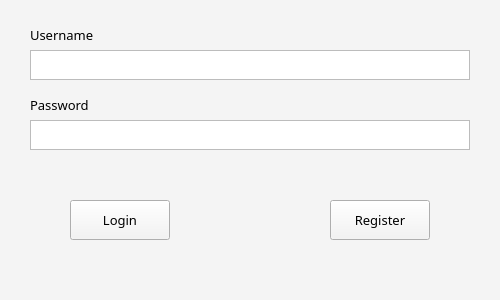
<?xml version="1.0" encoding="UTF-8"?>
<ui version="4.0">
 <class>loginFrame</class>
 <widget class="QWidget" name="loginFrame">
  <property name="geometry">
   <rect>
    <x>0</x>
    <y>0</y>
    <width>500</width>
    <height>300</height>
   </rect>
  </property>
  <property name="sizePolicy">
   <sizepolicy hsizetype="Fixed" vsizetype="Fixed">
    <horstretch>0</horstretch>
    <verstretch>0</verstretch>
   </sizepolicy>
  </property>
  <property name="minimumSize">
   <size>
    <width>500</width>
    <height>300</height>
   </size>
  </property>
  <property name="maximumSize">
   <size>
    <width>500</width>
    <height>300</height>
   </size>
  </property>
  <property name="palette">
   <palette>
    <active>
     <colorrole role="WindowText">
      <brush brushstyle="SolidPattern">
       <color alpha="255">
        <red>0</red>
        <green>0</green>
        <blue>0</blue>
       </color>
      </brush>
     </colorrole>
     <colorrole role="Button">
      <brush brushstyle="SolidPattern">
       <color alpha="255">
        <red>244</red>
        <green>244</green>
        <blue>244</blue>
       </color>
      </brush>
     </colorrole>
     <colorrole role="Light">
      <brush brushstyle="SolidPattern">
       <color alpha="255">
        <red>255</red>
        <green>255</green>
        <blue>255</blue>
       </color>
      </brush>
     </colorrole>
     <colorrole role="Midlight">
      <brush brushstyle="SolidPattern">
       <color alpha="255">
        <red>249</red>
        <green>249</green>
        <blue>249</blue>
       </color>
      </brush>
     </colorrole>
     <colorrole role="Dark">
      <brush brushstyle="SolidPattern">
       <color alpha="255">
        <red>122</red>
        <green>122</green>
        <blue>122</blue>
       </color>
      </brush>
     </colorrole>
     <colorrole role="Mid">
      <brush brushstyle="SolidPattern">
       <color alpha="255">
        <red>163</red>
        <green>163</green>
        <blue>163</blue>
       </color>
      </brush>
     </colorrole>
     <colorrole role="Text">
      <brush brushstyle="SolidPattern">
       <color alpha="255">
        <red>0</red>
        <green>0</green>
        <blue>0</blue>
       </color>
      </brush>
     </colorrole>
     <colorrole role="BrightText">
      <brush brushstyle="SolidPattern">
       <color alpha="255">
        <red>255</red>
        <green>255</green>
        <blue>255</blue>
       </color>
      </brush>
     </colorrole>
     <colorrole role="ButtonText">
      <brush brushstyle="SolidPattern">
       <color alpha="255">
        <red>0</red>
        <green>0</green>
        <blue>0</blue>
       </color>
      </brush>
     </colorrole>
     <colorrole role="Base">
      <brush brushstyle="SolidPattern">
       <color alpha="255">
        <red>255</red>
        <green>255</green>
        <blue>255</blue>
       </color>
      </brush>
     </colorrole>
     <colorrole role="Window">
      <brush brushstyle="SolidPattern">
       <color alpha="255">
        <red>244</red>
        <green>244</green>
        <blue>244</blue>
       </color>
      </brush>
     </colorrole>
     <colorrole role="Shadow">
      <brush brushstyle="SolidPattern">
       <color alpha="255">
        <red>0</red>
        <green>0</green>
        <blue>0</blue>
       </color>
      </brush>
     </colorrole>
     <colorrole role="AlternateBase">
      <brush brushstyle="SolidPattern">
       <color alpha="255">
        <red>249</red>
        <green>249</green>
        <blue>249</blue>
       </color>
      </brush>
     </colorrole>
     <colorrole role="ToolTipBase">
      <brush brushstyle="SolidPattern">
       <color alpha="255">
        <red>255</red>
        <green>255</green>
        <blue>220</blue>
       </color>
      </brush>
     </colorrole>
     <colorrole role="ToolTipText">
      <brush brushstyle="SolidPattern">
       <color alpha="255">
        <red>0</red>
        <green>0</green>
        <blue>0</blue>
       </color>
      </brush>
     </colorrole>
    </active>
    <inactive>
     <colorrole role="WindowText">
      <brush brushstyle="SolidPattern">
       <color alpha="255">
        <red>0</red>
        <green>0</green>
        <blue>0</blue>
       </color>
      </brush>
     </colorrole>
     <colorrole role="Button">
      <brush brushstyle="SolidPattern">
       <color alpha="255">
        <red>244</red>
        <green>244</green>
        <blue>244</blue>
       </color>
      </brush>
     </colorrole>
     <colorrole role="Light">
      <brush brushstyle="SolidPattern">
       <color alpha="255">
        <red>255</red>
        <green>255</green>
        <blue>255</blue>
       </color>
      </brush>
     </colorrole>
     <colorrole role="Midlight">
      <brush brushstyle="SolidPattern">
       <color alpha="255">
        <red>249</red>
        <green>249</green>
        <blue>249</blue>
       </color>
      </brush>
     </colorrole>
     <colorrole role="Dark">
      <brush brushstyle="SolidPattern">
       <color alpha="255">
        <red>122</red>
        <green>122</green>
        <blue>122</blue>
       </color>
      </brush>
     </colorrole>
     <colorrole role="Mid">
      <brush brushstyle="SolidPattern">
       <color alpha="255">
        <red>163</red>
        <green>163</green>
        <blue>163</blue>
       </color>
      </brush>
     </colorrole>
     <colorrole role="Text">
      <brush brushstyle="SolidPattern">
       <color alpha="255">
        <red>0</red>
        <green>0</green>
        <blue>0</blue>
       </color>
      </brush>
     </colorrole>
     <colorrole role="BrightText">
      <brush brushstyle="SolidPattern">
       <color alpha="255">
        <red>255</red>
        <green>255</green>
        <blue>255</blue>
       </color>
      </brush>
     </colorrole>
     <colorrole role="ButtonText">
      <brush brushstyle="SolidPattern">
       <color alpha="255">
        <red>0</red>
        <green>0</green>
        <blue>0</blue>
       </color>
      </brush>
     </colorrole>
     <colorrole role="Base">
      <brush brushstyle="SolidPattern">
       <color alpha="255">
        <red>255</red>
        <green>255</green>
        <blue>255</blue>
       </color>
      </brush>
     </colorrole>
     <colorrole role="Window">
      <brush brushstyle="SolidPattern">
       <color alpha="255">
        <red>244</red>
        <green>244</green>
        <blue>244</blue>
       </color>
      </brush>
     </colorrole>
     <colorrole role="Shadow">
      <brush brushstyle="SolidPattern">
       <color alpha="255">
        <red>0</red>
        <green>0</green>
        <blue>0</blue>
       </color>
      </brush>
     </colorrole>
     <colorrole role="AlternateBase">
      <brush brushstyle="SolidPattern">
       <color alpha="255">
        <red>249</red>
        <green>249</green>
        <blue>249</blue>
       </color>
      </brush>
     </colorrole>
     <colorrole role="ToolTipBase">
      <brush brushstyle="SolidPattern">
       <color alpha="255">
        <red>255</red>
        <green>255</green>
        <blue>220</blue>
       </color>
      </brush>
     </colorrole>
     <colorrole role="ToolTipText">
      <brush brushstyle="SolidPattern">
       <color alpha="255">
        <red>0</red>
        <green>0</green>
        <blue>0</blue>
       </color>
      </brush>
     </colorrole>
    </inactive>
    <disabled>
     <colorrole role="WindowText">
      <brush brushstyle="SolidPattern">
       <color alpha="255">
        <red>122</red>
        <green>122</green>
        <blue>122</blue>
       </color>
      </brush>
     </colorrole>
     <colorrole role="Button">
      <brush brushstyle="SolidPattern">
       <color alpha="255">
        <red>244</red>
        <green>244</green>
        <blue>244</blue>
       </color>
      </brush>
     </colorrole>
     <colorrole role="Light">
      <brush brushstyle="SolidPattern">
       <color alpha="255">
        <red>255</red>
        <green>255</green>
        <blue>255</blue>
       </color>
      </brush>
     </colorrole>
     <colorrole role="Midlight">
      <brush brushstyle="SolidPattern">
       <color alpha="255">
        <red>249</red>
        <green>249</green>
        <blue>249</blue>
       </color>
      </brush>
     </colorrole>
     <colorrole role="Dark">
      <brush brushstyle="SolidPattern">
       <color alpha="255">
        <red>122</red>
        <green>122</green>
        <blue>122</blue>
       </color>
      </brush>
     </colorrole>
     <colorrole role="Mid">
      <brush brushstyle="SolidPattern">
       <color alpha="255">
        <red>163</red>
        <green>163</green>
        <blue>163</blue>
       </color>
      </brush>
     </colorrole>
     <colorrole role="Text">
      <brush brushstyle="SolidPattern">
       <color alpha="255">
        <red>122</red>
        <green>122</green>
        <blue>122</blue>
       </color>
      </brush>
     </colorrole>
     <colorrole role="BrightText">
      <brush brushstyle="SolidPattern">
       <color alpha="255">
        <red>255</red>
        <green>255</green>
        <blue>255</blue>
       </color>
      </brush>
     </colorrole>
     <colorrole role="ButtonText">
      <brush brushstyle="SolidPattern">
       <color alpha="255">
        <red>122</red>
        <green>122</green>
        <blue>122</blue>
       </color>
      </brush>
     </colorrole>
     <colorrole role="Base">
      <brush brushstyle="SolidPattern">
       <color alpha="255">
        <red>244</red>
        <green>244</green>
        <blue>244</blue>
       </color>
      </brush>
     </colorrole>
     <colorrole role="Window">
      <brush brushstyle="SolidPattern">
       <color alpha="255">
        <red>244</red>
        <green>244</green>
        <blue>244</blue>
       </color>
      </brush>
     </colorrole>
     <colorrole role="Shadow">
      <brush brushstyle="SolidPattern">
       <color alpha="255">
        <red>0</red>
        <green>0</green>
        <blue>0</blue>
       </color>
      </brush>
     </colorrole>
     <colorrole role="AlternateBase">
      <brush brushstyle="SolidPattern">
       <color alpha="255">
        <red>244</red>
        <green>244</green>
        <blue>244</blue>
       </color>
      </brush>
     </colorrole>
     <colorrole role="ToolTipBase">
      <brush brushstyle="SolidPattern">
       <color alpha="255">
        <red>255</red>
        <green>255</green>
        <blue>220</blue>
       </color>
      </brush>
     </colorrole>
     <colorrole role="ToolTipText">
      <brush brushstyle="SolidPattern">
       <color alpha="255">
        <red>0</red>
        <green>0</green>
        <blue>0</blue>
       </color>
      </brush>
     </colorrole>
    </disabled>
   </palette>
  </property>
  <property name="font">
   <font>
    <family>Arial Black</family>
    <pointsize>10</pointsize>
   </font>
  </property>
  <property name="windowTitle">
   <string>login frame</string>
  </property>
  <property name="autoFillBackground">
   <bool>true</bool>
  </property>
  <widget class="QLabel" name="username">
   <property name="geometry">
    <rect>
     <x>30</x>
     <y>20</y>
     <width>200</width>
     <height>30</height>
    </rect>
   </property>
   <property name="sizePolicy">
    <sizepolicy hsizetype="Fixed" vsizetype="Fixed">
     <horstretch>0</horstretch>
     <verstretch>0</verstretch>
    </sizepolicy>
   </property>
   <property name="minimumSize">
    <size>
     <width>200</width>
     <height>30</height>
    </size>
   </property>
   <property name="maximumSize">
    <size>
     <width>200</width>
     <height>30</height>
    </size>
   </property>
   <property name="text">
    <string>Username </string>
   </property>
  </widget>
  <widget class="QTextEdit" name="username_text">
   <property name="geometry">
    <rect>
     <x>30</x>
     <y>50</y>
     <width>440</width>
     <height>30</height>
    </rect>
   </property>
   <property name="sizePolicy">
    <sizepolicy hsizetype="Fixed" vsizetype="Fixed">
     <horstretch>0</horstretch>
     <verstretch>0</verstretch>
    </sizepolicy>
   </property>
   <property name="minimumSize">
    <size>
     <width>440</width>
     <height>30</height>
    </size>
   </property>
   <property name="maximumSize">
    <size>
     <width>440</width>
     <height>30</height>
    </size>
   </property>
   <property name="verticalScrollBarPolicy">
    <enum>Qt::ScrollBarAlwaysOff</enum>
   </property>
  </widget>
  <widget class="QLabel" name="password">
   <property name="geometry">
    <rect>
     <x>30</x>
     <y>90</y>
     <width>200</width>
     <height>30</height>
    </rect>
   </property>
   <property name="sizePolicy">
    <sizepolicy hsizetype="Fixed" vsizetype="Fixed">
     <horstretch>0</horstretch>
     <verstretch>0</verstretch>
    </sizepolicy>
   </property>
   <property name="minimumSize">
    <size>
     <width>200</width>
     <height>30</height>
    </size>
   </property>
   <property name="maximumSize">
    <size>
     <width>200</width>
     <height>30</height>
    </size>
   </property>
   <property name="text">
    <string>Password</string>
   </property>
  </widget>
  <widget class="QTextEdit" name="password_text">
   <property name="geometry">
    <rect>
     <x>30</x>
     <y>120</y>
     <width>440</width>
     <height>30</height>
    </rect>
   </property>
   <property name="sizePolicy">
    <sizepolicy hsizetype="Fixed" vsizetype="Fixed">
     <horstretch>0</horstretch>
     <verstretch>0</verstretch>
    </sizepolicy>
   </property>
   <property name="minimumSize">
    <size>
     <width>440</width>
     <height>30</height>
    </size>
   </property>
   <property name="maximumSize">
    <size>
     <width>440</width>
     <height>30</height>
    </size>
   </property>
   <property name="verticalScrollBarPolicy">
    <enum>Qt::ScrollBarAlwaysOff</enum>
   </property>
  </widget>
  <widget class="QPushButton" name="loginBtn">
   <property name="geometry">
    <rect>
     <x>70</x>
     <y>200</y>
     <width>100</width>
     <height>40</height>
    </rect>
   </property>
   <property name="sizePolicy">
    <sizepolicy hsizetype="Fixed" vsizetype="Fixed">
     <horstretch>0</horstretch>
     <verstretch>0</verstretch>
    </sizepolicy>
   </property>
   <property name="minimumSize">
    <size>
     <width>100</width>
     <height>40</height>
    </size>
   </property>
   <property name="maximumSize">
    <size>
     <width>100</width>
     <height>40</height>
    </size>
   </property>
   <property name="text">
    <string>Login</string>
   </property>
  </widget>
  <widget class="QPushButton" name="registerBtn">
   <property name="geometry">
    <rect>
     <x>330</x>
     <y>200</y>
     <width>100</width>
     <height>40</height>
    </rect>
   </property>
   <property name="sizePolicy">
    <sizepolicy hsizetype="Fixed" vsizetype="Fixed">
     <horstretch>0</horstretch>
     <verstretch>0</verstretch>
    </sizepolicy>
   </property>
   <property name="minimumSize">
    <size>
     <width>100</width>
     <height>40</height>
    </size>
   </property>
   <property name="maximumSize">
    <size>
     <width>100</width>
     <height>40</height>
    </size>
   </property>
   <property name="text">
    <string>Register</string>
   </property>
  </widget>
 </widget>
 <resources/>
 <connections/>
</ui>
